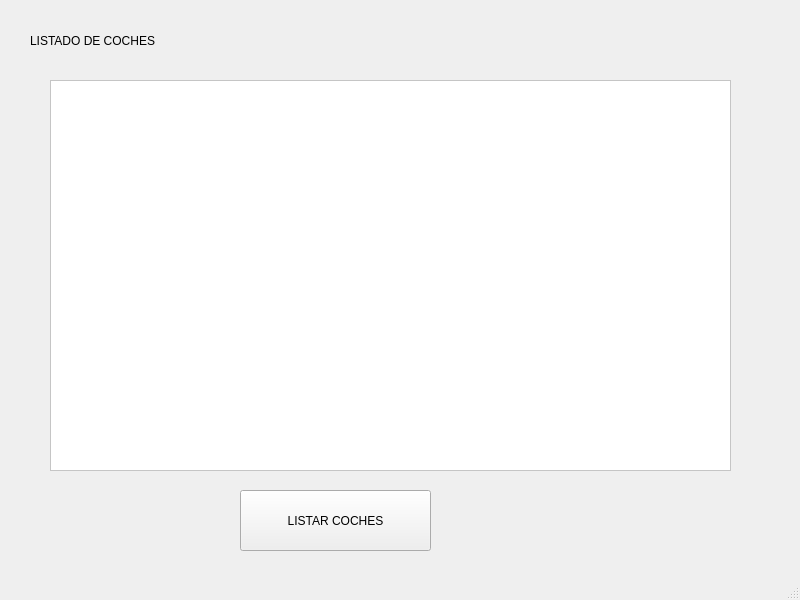
<?xml version="1.0" encoding="UTF-8"?>
<ui version="4.0">
 <class>MainWindow</class>
 <widget class="QMainWindow" name="MainWindow">
  <property name="geometry">
   <rect>
    <x>0</x>
    <y>0</y>
    <width>800</width>
    <height>600</height>
   </rect>
  </property>
  <property name="windowTitle">
   <string>MainWindow</string>
  </property>
  <widget class="QWidget" name="centralwidget">
   <widget class="QLabel" name="label">
    <property name="geometry">
     <rect>
      <x>30</x>
      <y>20</y>
      <width>161</width>
      <height>41</height>
     </rect>
    </property>
    <property name="text">
     <string>LISTADO DE COCHES</string>
    </property>
   </widget>
   <widget class="QPushButton" name="btn_listar">
    <property name="geometry">
     <rect>
      <x>240</x>
      <y>490</y>
      <width>191</width>
      <height>61</height>
     </rect>
    </property>
    <property name="text">
     <string>LISTAR COCHES</string>
    </property>
   </widget>
   <widget class="QListWidget" name="listWidget">
    <property name="geometry">
     <rect>
      <x>50</x>
      <y>80</y>
      <width>681</width>
      <height>391</height>
     </rect>
    </property>
    <property name="font">
     <font>
      <pointsize>12</pointsize>
      <weight>75</weight>
      <bold>true</bold>
     </font>
    </property>
    <property name="styleSheet">
     <string notr="true">background-color: rgb(255, 255, 255);</string>
    </property>
   </widget>
  </widget>
  <widget class="QStatusBar" name="statusbar"/>
 </widget>
 <resources/>
 <connections/>
</ui>
